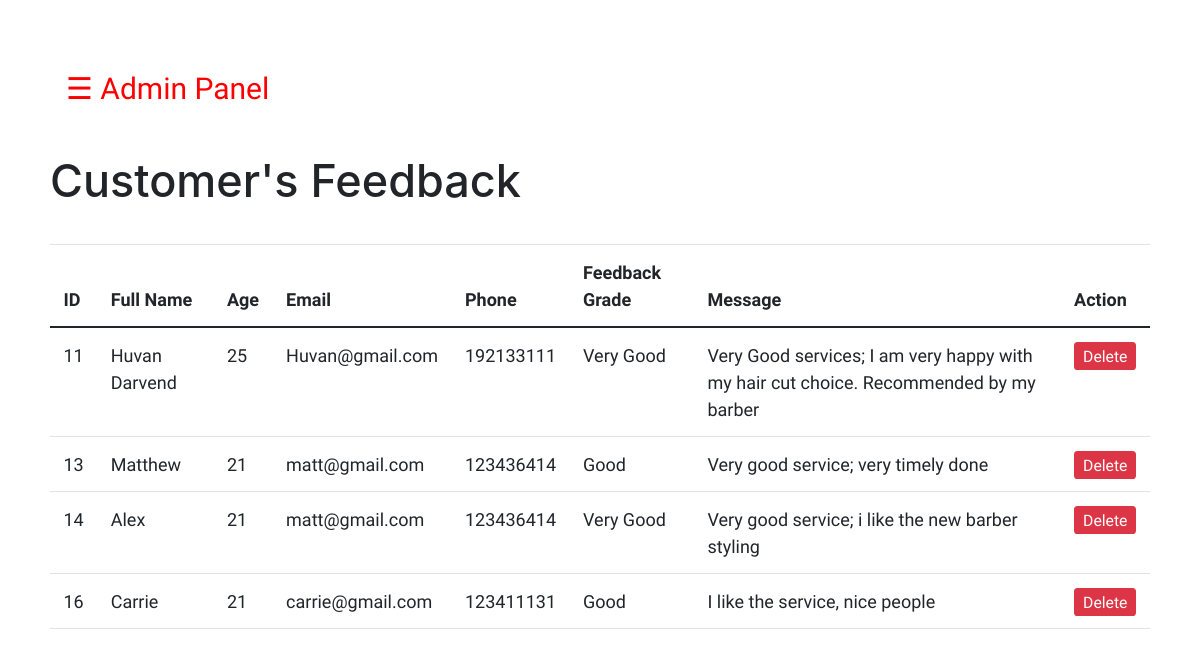
Screenshot of /Final/admin/feedback.php with the database file from the repository.
### tables this page shows
CREATE TABLE `feedback` (
  `id` int(11) NOT NULL,
  `name` varchar(50) NOT NULL,
  `age` int(200) NOT NULL,
  `email` varchar(50) NOT NULL,
  `phone` int(13) NOT NULL,
  `grade` varchar(50) NOT NULL,
  `msg` varchar(255) NOT NULL
);

### Final/admin/feedback.php (the view, shortened to what this page needs)
        <?php
            include "sidebar.php";
        ?>
<!doctype html>
<html>
    <head>
    <link href="https://cdn.jsdelivr.net/npm/bootstrap@5.0.2/dist/css/bootstrap.min.css" rel="stylesheet">
    <link rel="stylesheet" href="https://cdn.jsdelivr.net/npm/bootstrap@4.0.0/dist/css/bootstrap.min.css">
    <link rel="stylesheet" href="https://cdnjs.cloudflare.com/ajax/libs/font-awesome/4.7.0/css/font-awesome.min.css">
    <link rel="stylesheet" href="./assets/css/style.css"></link>
    </head>
    <body style="margin:50px;">
        <br>
        <h1>Customer's Feedback</h1>
        <br>
        <table class="table">
            <thead>
                <tr>
                    <th>ID</th>
                    <th>Full Name</th>
                    <th>Age</th>
                    <th>Email</th>
                    <th>Phone</th>
                    <th>Feedback Grade</th>
                    <th>Message</th>
                    <th>Action</th>
                </tr>
            </thead>
            <tbody>
                <?php
                 include_once('dbconnect.php');
                $sql = "SELECT * FROM feedback;";
                $result = mysqli_query($con,$sql);
                while ($row = mysqli_fetch_assoc($result))
                    {
                       echo "<tr>
                           <td>" . $row["id"] . "</td>
                           <td>"  . $row["name"] . "</td>
                           <td>"  . $row["age"] . "</td>
                           <td>"  . $row["email"] . "</td>
                           <td>"  . $row["phone"] . "</td>
                           <td>"  . $row["grade"] . "</td>
                           <td>"  . $row["msg"] . "</td>
                           <td>
                               <a class ='btn-danger btn-sm' href='deletefeedback.php?id=$row[id]'> Delete </a>
                           </td>
                       </tr>";
                    }
                 ?>
            </tbody>
        </table>
    </body>
</html>

### Final/admin/assets/css/style.css (style rules this page uses)
* { margin: 0; padding: 0; font-family: 'Work Sans', sans-serif; font-size: 18px; transition: background-color .5s; }

### rows the page displays
feedback: id "11", name "Huvan Darvend", age "25", email "Huvan@gmail.com", phone "192133111", grade "Very Good", msg "Very Good services; I am very happy with my hair cut choice. Recommended by my barber"
feedback: id "13", name "Matthew", age "21", email "matt@gmail.com", phone "123436414", grade "Good", msg "Very good service; very timely done"
feedback: id "14", name "Alex", age "21", email "matt@gmail.com", phone "123436414", grade "Very Good", msg "Very good service; i like the new barber styling"
feedback: id "16", name "Carrie", age "21", email "carrie@gmail.com", phone "123411131", grade "Good", msg "I like the service, nice people"
